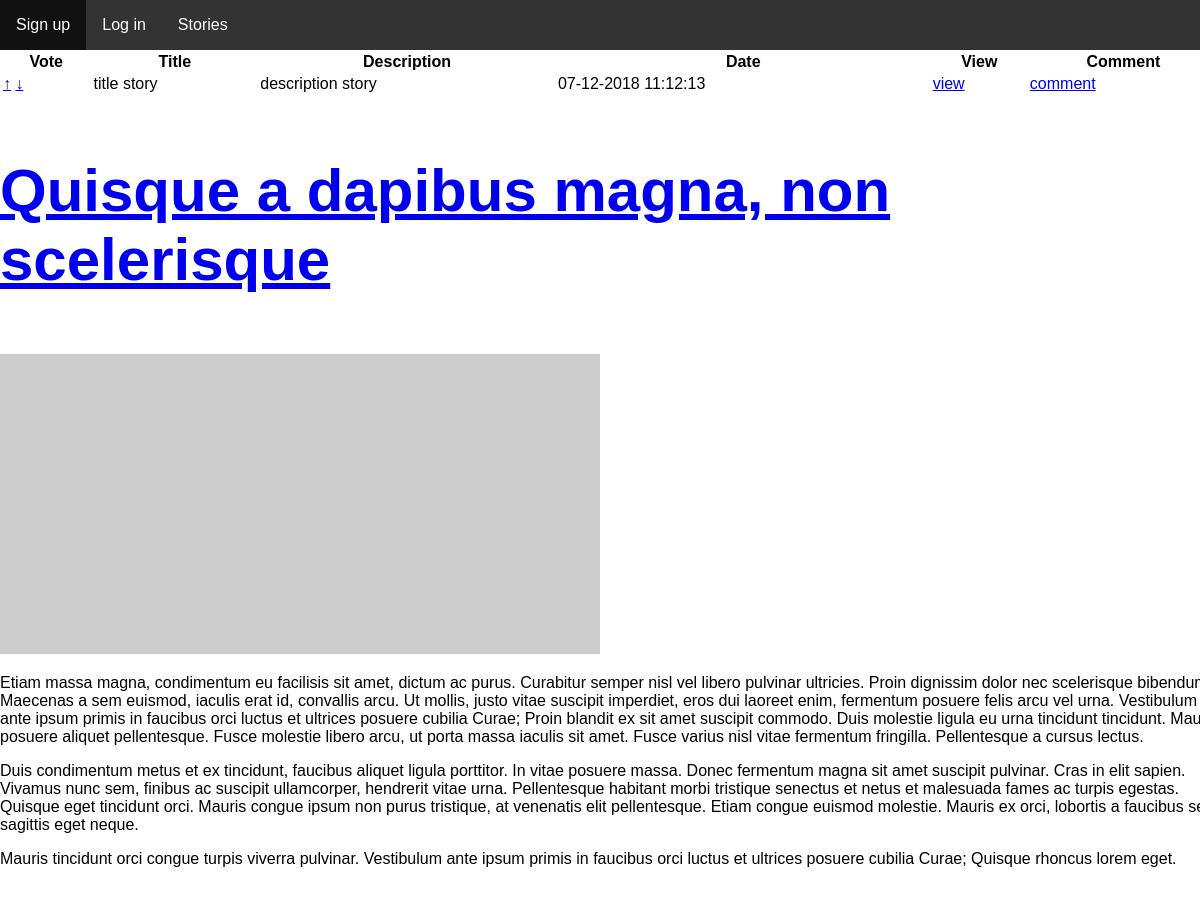
The page /pages/stories.php (upper part) on the database as committed earlier.
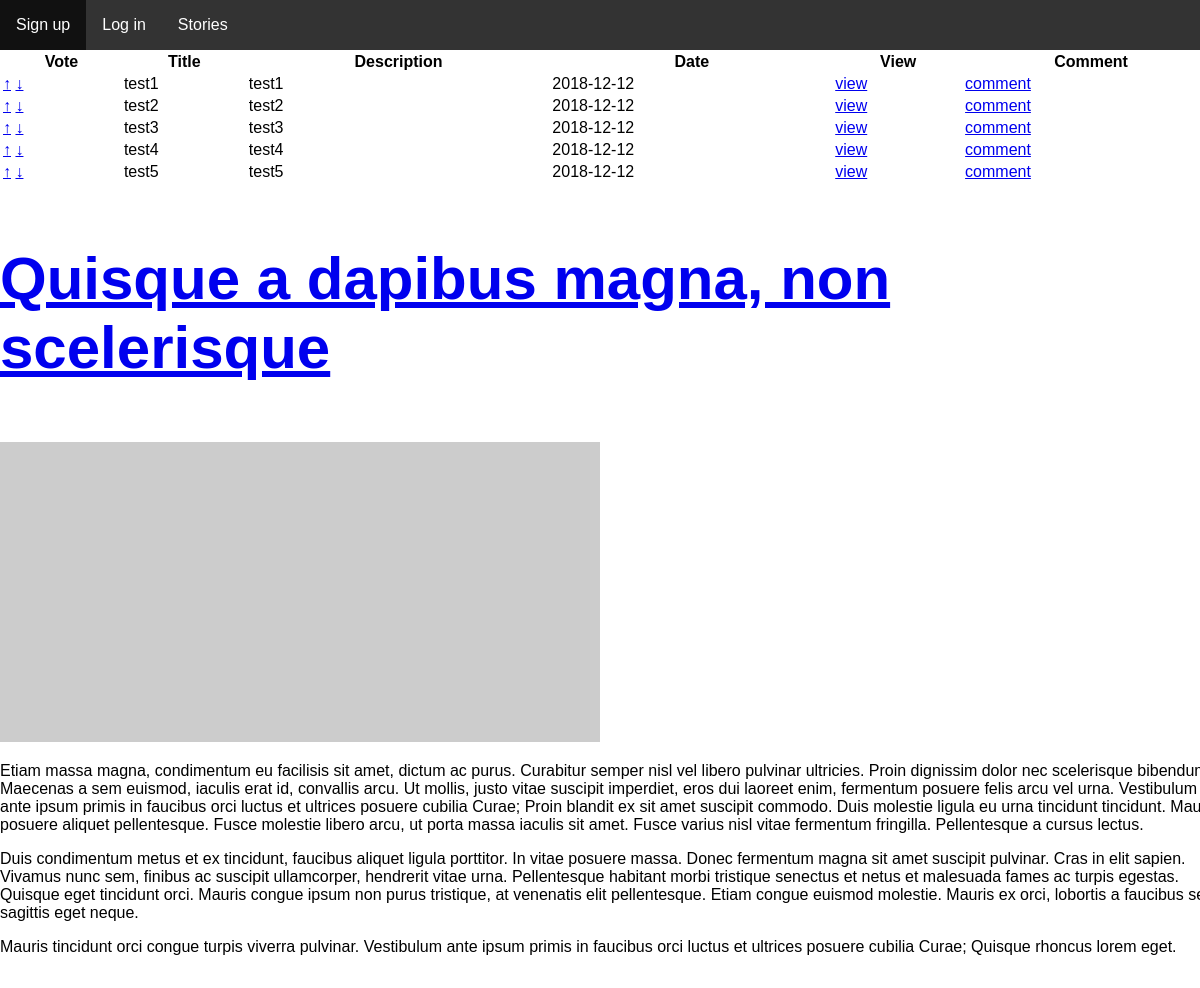
The same page on the database as committed later.
### tables this page shows
CREATE TABLE story (    
    id INTEGER PRIMARY KEY AUTOINCREMENT NOT NULL,
    /*channel_id INTEGER,*/
    user_id INTEGER,
    title VARCHAR NOT NULL,
    description VARCHAR NOT NULL,
    date DATETIME NOT NULL,
    karma INTEGER DEFAULT 0,
        /*FOREIGN KEY (channel_id) REFERENCES channel(id),*/
        FOREIGN KEY (user_id) REFERENCES user(id)
);

### pages/stories.php (called while the page is built)
<?php
  include_once('../config/init.php');
  include_once('../templates/header.php');
  include_once('../database/story.php');
  $stories = getAllStories();
  include_once('../templates/list_stories.php');
  include_once('../templates/footer.php');
?>

### database/story.php (called while the page is built, shortened)
<?php
  function getAllStories() {
    global $conn;
    $stmt = $conn->prepare('SELECT * FROM story');
    $stmt->execute();
    return $stmt->fetchAll();
  }
?>

### templates/list_stories.php (the view, shortened to what this page needs)
 <table id="table_stories">
  <tr>
    <th>Vote</th>
    <th>Title</th>
    <th>Description</th>
    <th>Date</th>
    <th>View</th>
    <th>Comment</th>
  </tr>
  <?php foreach ($stories as $key => $story) { ?>
    <tr id="story_slug">
      <td>
      	<a href="javascript:void();" class="upvote">&uparrow;</a>
      	<a href="javascript:void();" class="downvote">&downarrow;</a>
      </td>
      <td>
      	<?php echo $story['title']; ?>
      </td>
      <td>
        <?php echo $story['description']; ?>
      </td>
      <td>
        <?php echo $story['date']; ?>
  	</td>
      <td>
      	<a href="../pages/story.php?id=<?php echo $story['id']; ?>">view</a>
  	</td>
      <td>
      	<a href="../pages/story.php?id=<?php echo $story['id']; ?>#comment">comment</a>
      </td>
    </tr>
  <?php } ?>
</table>
    <section id="news">
      <article>
        <header>
          <h1><a href="item.html">Quisque a dapibus magna, non scelerisque</a></h1>
        </header>
        <img src="http://lorempixel.com/600/300/business/" alt="">
        <p>Etiam massa magna, condimentum eu facilisis sit amet, dictum ac purus. Curabitur semper nisl vel libero pulvinar ultricies. Proin dignissim dolor nec scelerisque bibendum. Maecenas a sem euismod, iaculis erat id, convallis arcu. Ut mollis, justo vitae suscipit imperdiet, eros dui laoreet enim, fermentum posuere felis arcu vel urna. Vestibulum ante ipsum primis in faucibus orci luctus et ultrices posuere cubilia Curae; Proin blandit ex sit amet suscipit commodo. Duis molestie ligula eu urna tincidunt tincidunt. Mauris posuere aliquet pellentesque. Fusce molestie libero arcu, ut porta massa iaculis sit amet. Fusce varius nisl vitae fermentum fringilla. Pellentesque a cursus lectus.</p>
          <p>Duis condimentum metus et ex tincidunt, faucibus aliquet ligula porttitor. In vitae posuere massa. Donec fermentum magna sit amet suscipit pulvinar. Cras in elit sapien. Vivamus nunc sem, finibus ac suscipit ullamcorper, hendrerit vitae urna. Pellentesque habitant morbi tristique senectus et netus et malesuada fames ac turpis egestas. Quisque eget tincidunt orci. Mauris congue ipsum non purus tristique, at venenatis elit pellentesque. Etiam congue euismod molestie. Mauris ex orci, lobortis a faucibus sed, sagittis eget neque.</p>
          <p>Mauris tincidunt orci congue turpis viverra pulvinar. Vestibulum ante ipsum primis in faucibus orci luctus et ultrices posuere cubilia Curae; Quisque rhoncus lorem eget.</p>
      </article>
    </section>

### templates/header.php (shortened to what this page needs)
<!DOCTYPE html>
<html lang="en">
    <head>
		    <link rel="stylesheet" href="../css/allpages.css">
        <link rel="stylesheet" href="../css/main.css">
        <link rel="stylesheet" href="../css/header.css">
    </head>
<body>
    <nav id="navbar">
        <ul>
            <?php if(!isset($_SESSION['username'])) { ?>
              <li>
                <a class='register' href="../pages/register.php">Sign up</a>
              </li>
              <li>
                <a class='log-in' href="../pages/login.php">Log in</a>
              </li>
            <?php } ?>
            <li>
                <a class='stories' href="../pages/stories.php">Stories</a>
            </li>
        </ul>
    </nav>

### templates/footer.php (shortened to what this page needs)
</body>
</html>

### css/allpages.css (style rules this page uses)
h1 { font-size: 3.75em; }
body { width: 1220px; height: 100vh; margin: 0 auto; font-family: 'Montserrat', sans-serif; -webkit-font-smoothing: antialiased; color: #000000; }

### css/header.css (style rules this page uses)
ul { list-style-type: none; margin: 0; padding: 0; overflow: hidden; background-color: #333333; }
li { float: left; }
li a { display: block; color: white; text-align: center; padding: 16px; text-decoration: none; }

### templates/list_stories.php (style rules this page uses)
#table_stories { width:100%; }

Rows that differ between the two databases and show on the page:
changed story: title "title story" → "test1"; description "description story" → "test1"; date "07-12-2018 11:12:13" → "2018-12-12"
added story: title "test2", description "test2", date "2018-12-12"
added story: title "test3", description "test3", date "2018-12-12"
added story: title "test4", description "test4", date "2018-12-12"
added story: title "test5", description "test5", date "2018-12-12"
